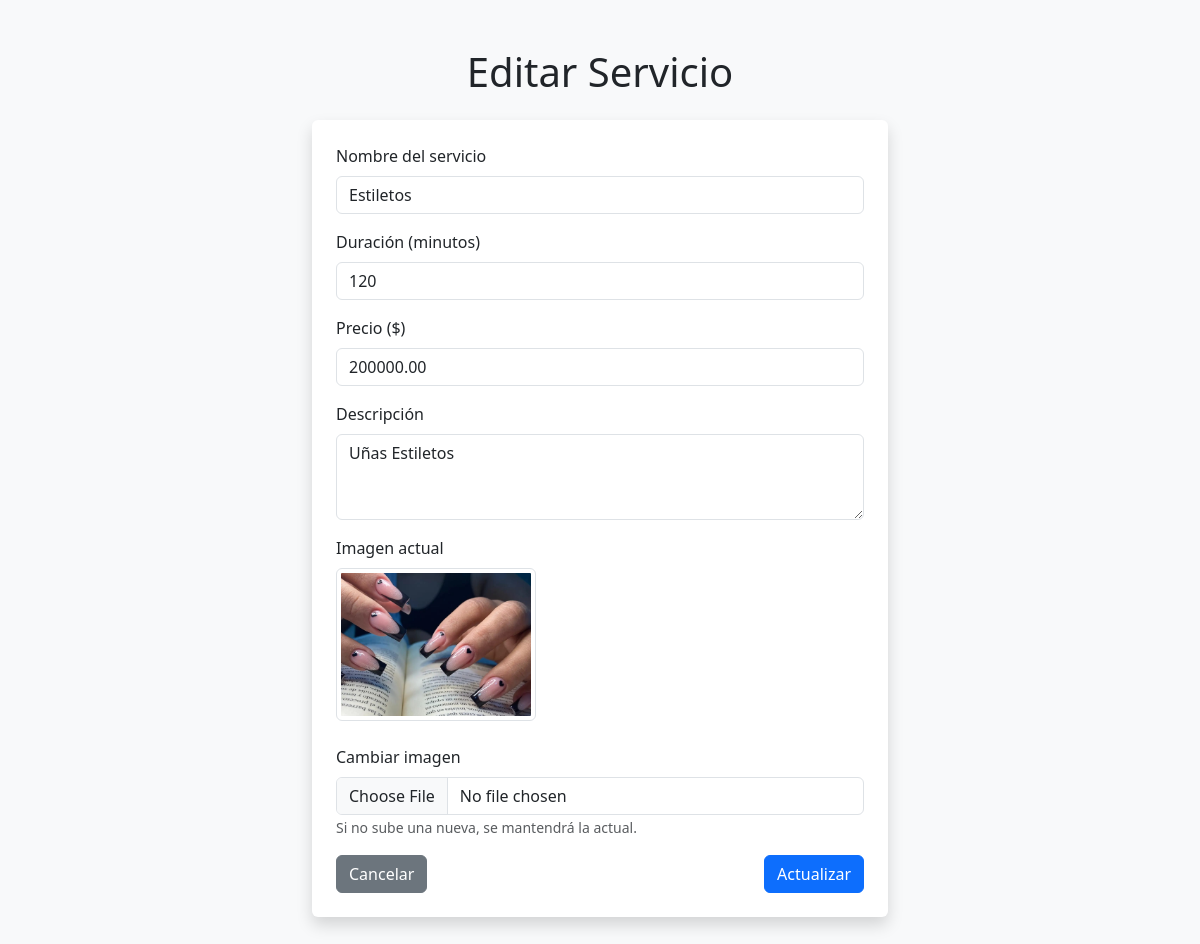
/editar_servicio.php?id=5 (signed in), run on the app's committed database.
### tables this page shows
CREATE TABLE `servicios` (
  `id` int(11) NOT NULL,
  `nombre` varchar(100) NOT NULL,
  `descripcion` text DEFAULT NULL,
  `duracion_minutos` int(11) NOT NULL,
  `imagen` varchar(255) DEFAULT NULL,
  `precio` decimal(10,2) NOT NULL DEFAULT 0.00
);

### editar_servicio.php (the view, shortened to what this page needs)
<?php
include("includes/db.php");
$id = intval($_GET['id']);
$stmt = $conn->prepare("SELECT * FROM servicios WHERE id = ?");
$stmt->bind_param("i", $id);
$stmt->execute();
$result = $stmt->get_result();
$servicio = $result->fetch_assoc();
?>
<!DOCTYPE html>
<html lang="es">
<head>
    <link href="https://cdn.jsdelivr.net/npm/bootstrap@5.3.0/dist/css/bootstrap.min.css" rel="stylesheet" />
</head>
<body class="bg-light">
<div class="container py-5" style="max-width: 600px;">
    <h1 class="mb-4 text-center">Editar Servicio</h1>
    <form method="post" enctype="multipart/form-data" class="bg-white p-4 shadow rounded">
        <div class="mb-3">
            <label class="form-label">Nombre del servicio</label>
            <input type="text" class="form-control" name="nombre" required value="<?= htmlspecialchars($servicio['nombre']) ?>">
        </div>
        <div class="mb-3">
            <label class="form-label">Duración (minutos)</label>
            <input type="number" class="form-control" name="duracion_minutos" min="1" required value="<?= htmlspecialchars($servicio['duracion_minutos']) ?>">
        </div>
        <div class="mb-3">
            <label class="form-label">Precio ($)</label>
            <input type="number" step="0.01" class="form-control" name="precio" min="0" required value="<?= htmlspecialchars($servicio['precio']) ?>">
        </div>
        <div class="mb-3">
            <label class="form-label">Descripción</label>
            <textarea class="form-control" name="descripcion" rows="3" required><?= htmlspecialchars($servicio['descripcion']) ?></textarea>
        </div>
        <div class="mb-3">
            <label class="form-label">Imagen actual</label><br>
            <?php if ($servicio['imagen'] && file_exists('img/' . $servicio['imagen'])): ?>
                <img src="img/<?= htmlspecialchars($servicio['imagen']) ?>" class="img-thumbnail mb-2" style="max-width:200px;">
            <?php else: ?>
                <p class="text-muted">No hay imagen disponible.</p>
            <?php endif; ?>
        </div>
        <div class="mb-3">
            <label class="form-label">Cambiar imagen</label>
            <input type="file" class="form-control" name="imagen" accept="image/*">
            <small class="text-muted">Si no sube una nueva, se mantendrá la actual.</small>
        </div>
        <div class="d-flex justify-content-between">
            <a href="servicios.php" class="btn btn-secondary">Cancelar</a>
            <button type="submit" class="btn btn-primary">Actualizar</button>
        </div>
    </form>
</div>
</body>
</html>

### data on the page
servicios: nombre "Estiletos", duracion_minutos "120", precio "200000.00", descripcion "Uñas Estiletos", imagen (picture)
